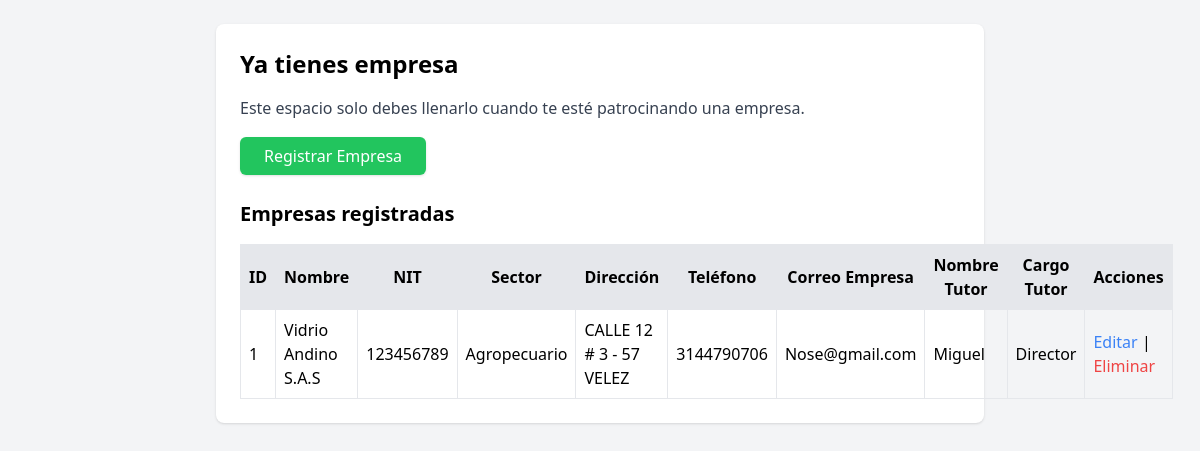
The app's page /empresa/ with its own data.
### app/models/users.py (models this page shows, shortened)
class Empresa(db.Model, UserMixin):
    __tablename__ = 'empresa'
    id_empresa = db.Column(db.Integer, primary_key=True)
    nombre_empresa = db.Column(db.String(100), nullable=False)
    nit = db.Column(db.String(45), unique=True, nullable=False, index=True)
    sector = db.Column(db.String(100), nullable=False)
    direccion = db.Column(db.String(200), nullable=False)
    telefono = db.Column(db.String(20), nullable=False)
    correo_empresa = db.Column(db.String(100), nullable=False)
    nombre_tutor = db.Column(db.String(100), nullable=False)
    cargo_tutor = db.Column(db.String(100), nullable=False)
    contratos = db.relationship('Contrato', backref='empresa', lazy=True, cascade='all, delete-orphan')

### app/routes/empresa_route.py (the view)
@bp.route('/')
def listar_empresas():
    empresas = Empresa.query.all()
    return render_template('empresa/listar_empresa.html', empresas=empresas)

### app/templates/empresa/listar_empresa.html (shortened to what this page needs)
<!DOCTYPE html>
<html lang="es">
<head>
    <script src="https://cdn.tailwindcss.com"></script>
</head>
<body class="bg-gray-100 p-6">
    <div class="max-w-3xl mx-auto bg-white shadow rounded-lg p-6">
        <h1 class="text-2xl font-bold mb-4">Ya tienes empresa</h1>
        <p class="mb-6 text-gray-700">Este espacio solo debes llenarlo cuando te esté patrocinando una empresa.</p>
        <a href="{{ url_for('empresa_bp.nueva_empresa') }}"
           class="bg-green-500 text-white px-6 py-2 rounded-md shadow hover:bg-green-600">
           Registrar Empresa
        </a>
        {% if empresas %}
            <h2 class="text-xl font-semibold mt-8 mb-4">Empresas registradas</h2>
            <table class="w-full border-collapse border border-gray-300">
                <thead class="bg-gray-200">
                    <tr>
                        <th class="border p-2">ID</th>
                        <th class="border p-2">Nombre</th>
                        <th class="border p-2">NIT</th>
                        <th class="border p-2">Sector</th>
                        <th class="border p-2">Dirección</th>
                        <th class="border p-2">Teléfono</th>
                        <th class="border p-2">Correo Empresa</th>
                        <th class="border p-2">Nombre Tutor</th>
                        <th class="border p-2">Cargo Tutor</th>
                        <th class="border p-2">Acciones</th>
                    </tr>
                </thead>
                <tbody>
                    {% for empresa in empresas %}
                    <tr class="hover:bg-gray-50">
                        <td class="border p-2">{{ empresa.id_empresa }}</td>
                        <td class="border p-2">{{ empresa.nombre_empresa }}</td>
                        <td class="border p-2">{{ empresa.nit }}</td>
                        <td class="border p-2">{{ empresa.sector }}</td>
                        <td class="border p-2">{{ empresa.direccion }}</td>
                        <td class="border p-2">{{ empresa.telefono }}</td>
                        <td class="border p-2">{{ empresa.correo_empresa }}</td>
                        <td class="border p-2">{{ empresa.nombre_tutor }}</td>
                        <td class="border p-2">{{ empresa.cargo_tutor }}</td>
                        <td class="border p-2">
                            <a href="{{ url_for('empresa_bp.editar_empresa', id=empresa.id_empresa) }}" class="text-blue-500">Editar</a> |
                            <form action="{{ url_for('empresa_bp.eliminar_empresa', id=empresa.id_empresa) }}" method="POST" class="inline">
                                <button type="submit" class="text-red-500" onclick="return confirm('¿Seguro de eliminar?')">Eliminar</button>
                            </form>
                        </td>
                    </tr>
                    {% endfor %}
                </tbody>
            </table>
        {% else %}
            <p class="mt-4 text-gray-600">No hay empresas registradas aún.</p>
        {% endif %}
    </div>
</body>
</html>

### records on screen
Empresa: id_empresa "1", nombre_empresa "Vidrio Andino S.A.S", nit "123456789", sector "Agropecuario", direccion "CALLE 12 # 3 - 57 VELEZ", telefono "3144790706", correo_empresa "Nose@gmail.com", nombre_tutor "Miguel", cargo_tutor "Director"
